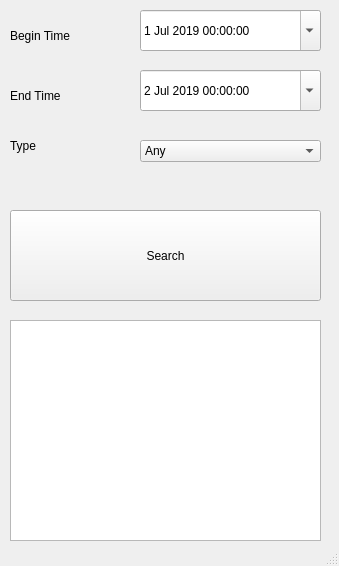
<?xml version="1.0" encoding="UTF-8"?>
<ui version="4.0">
 <class>MainWindow</class>
 <widget class="QMainWindow" name="MainWindow">
  <property name="geometry">
   <rect>
    <x>0</x>
    <y>0</y>
    <width>339</width>
    <height>566</height>
   </rect>
  </property>
  <property name="minimumSize">
   <size>
    <width>339</width>
    <height>566</height>
   </size>
  </property>
  <property name="maximumSize">
   <size>
    <width>339</width>
    <height>566</height>
   </size>
  </property>
  <property name="windowTitle">
   <string>Database Requests</string>
  </property>
  <property name="autoFillBackground">
   <bool>false</bool>
  </property>
  <widget class="QWidget" name="centralwidget">
   <widget class="QPushButton" name="go_btn">
    <property name="geometry">
     <rect>
      <x>10</x>
      <y>210</y>
      <width>311</width>
      <height>91</height>
     </rect>
    </property>
    <property name="text">
     <string>Search</string>
    </property>
   </widget>
   <widget class="QDateTimeEdit" name="begin_dt">
    <property name="geometry">
     <rect>
      <x>140</x>
      <y>10</y>
      <width>181</width>
      <height>41</height>
     </rect>
    </property>
    <property name="dateTime">
     <datetime>
      <hour>0</hour>
      <minute>0</minute>
      <second>0</second>
      <year>2019</year>
      <month>7</month>
      <day>1</day>
     </datetime>
    </property>
    <property name="calendarPopup">
     <bool>true</bool>
    </property>
   </widget>
   <widget class="QLabel" name="label">
    <property name="geometry">
     <rect>
      <x>10</x>
      <y>20</y>
      <width>81</width>
      <height>31</height>
     </rect>
    </property>
    <property name="text">
     <string>Begin Time</string>
    </property>
   </widget>
   <widget class="QLabel" name="label_2">
    <property name="geometry">
     <rect>
      <x>10</x>
      <y>80</y>
      <width>81</width>
      <height>31</height>
     </rect>
    </property>
    <property name="text">
     <string>End Time</string>
    </property>
   </widget>
   <widget class="QDateTimeEdit" name="end_dt">
    <property name="geometry">
     <rect>
      <x>140</x>
      <y>70</y>
      <width>181</width>
      <height>41</height>
     </rect>
    </property>
    <property name="dateTime">
     <datetime>
      <hour>0</hour>
      <minute>0</minute>
      <second>0</second>
      <year>2019</year>
      <month>7</month>
      <day>2</day>
     </datetime>
    </property>
    <property name="calendarPopup">
     <bool>true</bool>
    </property>
   </widget>
   <widget class="QComboBox" name="type_cb">
    <property name="geometry">
     <rect>
      <x>140</x>
      <y>140</y>
      <width>181</width>
      <height>22</height>
     </rect>
    </property>
    <property name="currentIndex">
     <number>0</number>
    </property>
    <property name="maxVisibleItems">
     <number>3</number>
    </property>
    <item>
     <property name="text">
      <string>Any</string>
     </property>
    </item>
    <item>
     <property name="text">
      <string>Input</string>
     </property>
    </item>
    <item>
     <property name="text">
      <string>Output</string>
     </property>
    </item>
    <item>
     <property name="text">
      <string>Unknow</string>
     </property>
    </item>
   </widget>
   <widget class="QLabel" name="label_3">
    <property name="geometry">
     <rect>
      <x>10</x>
      <y>130</y>
      <width>81</width>
      <height>31</height>
     </rect>
    </property>
    <property name="text">
     <string>Type</string>
    </property>
   </widget>
   <widget class="QTextBrowser" name="out_text">
    <property name="geometry">
     <rect>
      <x>10</x>
      <y>320</y>
      <width>311</width>
      <height>221</height>
     </rect>
    </property>
   </widget>
  </widget>
  <widget class="QStatusBar" name="statusbar"/>
 </widget>
 <resources/>
 <connections/>
</ui>
